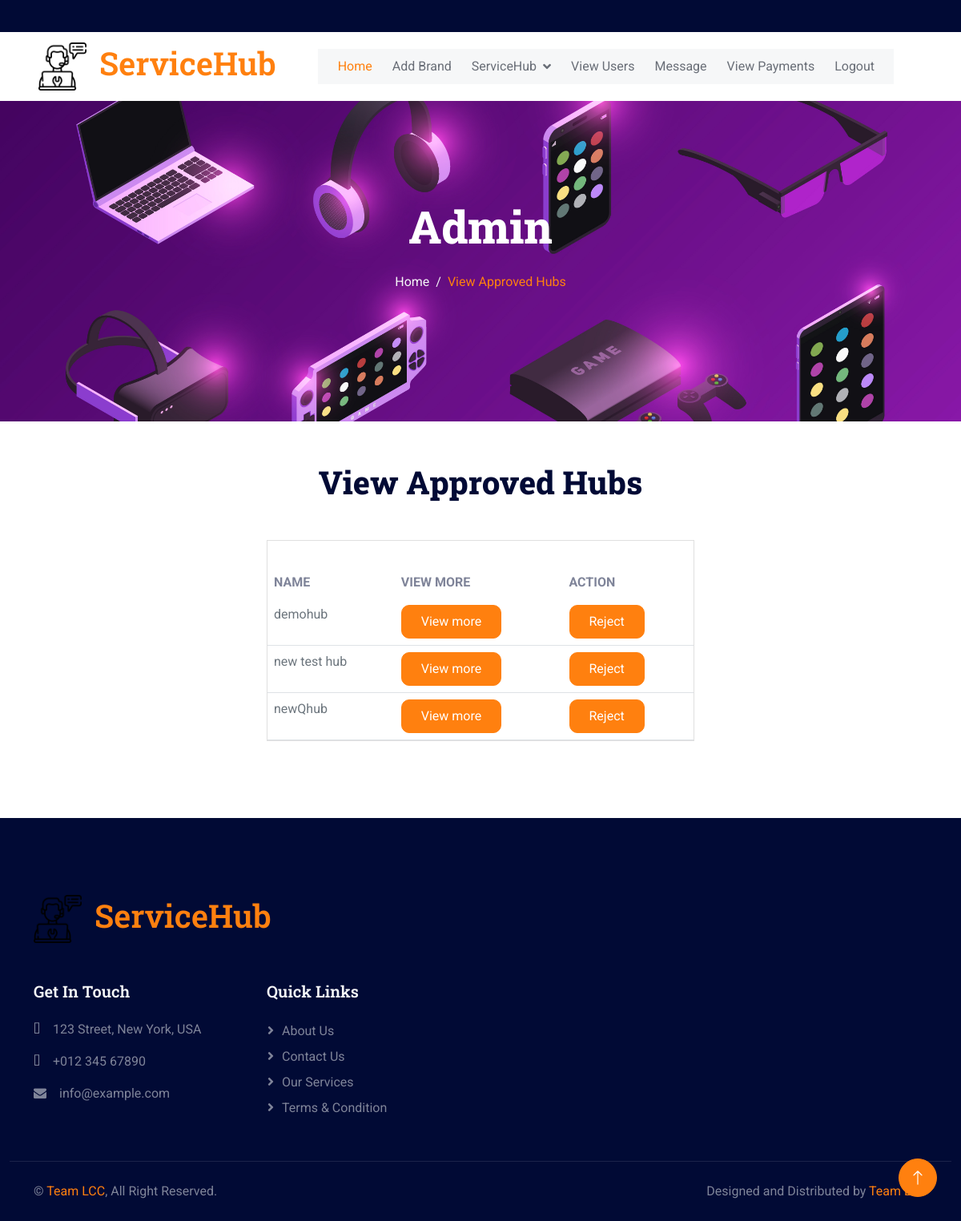
/admin-viewapprovedhubs/, run on the app's committed database.
### servicehub_app/models.py (models this page shows)
class ServicehubReg(models.Model):
    hub_login=models.ForeignKey(Login,on_delete=models.CASCADE)
    hub_name=models.CharField(max_length=30,null=True)
    hub_image=models.ImageField()
    hub_phone=models.CharField(max_length=30,null=True)
    hub_email=models.EmailField(null=True)
    hub_address=models.TextField()
    hub_pin=models.CharField(max_length=30,null=True)
    district=models.CharField(max_length=30)
    hub_licence=models.FileField()

### servicehub_app/views.py (the view)
# urls.py: path('admin-viewapprovedhubs/',views.admin_viewapprovedhubs),
def admin_viewapprovedhubs(request):
    hubs=ServicehubReg.objects.filter(hub_login__is_active=1)
    return render(request,'admin/admin_viewapprovedhubs.html',{"hubs":hubs})

### templates/admin/admin_viewapprovedhubs.html (shortened to what this page needs)
{% extends 'admin/admin_dashboard.html' %}
{% block admin %}
<div class="container-fluid page-header py-5 mb-1 wow fadeIn" data-wow-delay="0.1s" style="height: 400px!important;">
    <div class="container text-center py-5">
        <h1 class="display-4 text-white animated slideInDown mb-4" >Admin</h1>
        <nav aria-label="breadcrumb animated slideInDown">
            <ol class="breadcrumb justify-content-center mb-0">
                <li class="breadcrumb-item"><a href="/admin-dashboard" >Home</a></li>
                <li class="breadcrumb-item active" aria-current="page" >View Approved Hubs</li>
            </ol>
        </nav>
    </div>
</div>
<div class="container-xxl py-5">
    <div class="container">
        <link href="https://maxcdn.bootstrapcdn.com/font-awesome/4.7.0/css/font-awesome.min.css" rel="stylesheet" />
        <div class="container">
        <div class="text-center mx-auto" style="max-width: 500px;">
            <h1 class="display-6 mb-5">View Approved Hubs</h1>
        </div>
        <div class="row">
            <div class="col-md-6 mx-auto">
                <div class="card">
                    <div class="card-body">
                    </div>
                    <div class="table-responsive">
                        <table class="table no-wrap user-table mb-0">
                          <thead>
                            <tr>
                              <th scope="col" class="border-0 text-uppercase font-medium">Name</th>
                              <th scope="col" class="border-0 text-uppercase font-medium">View more</th>
                              <th scope="col" class="border-0 text-uppercase font-medium">Action</th>
                            </tr>
                          </thead>
                          <tbody>
                            {% for hub in hubs %}
                            <tr>
                            <td>
                                <span class="text-muted">{{hub.hub_name}}</span><br>
                            </td>
                              <td>
                                <span class="text-muted">
                                    <a href="/admin-viewsinglehub?hid={{hub.id}}" class="btn btn-primary py-2 px-4" style="border-radius: 10px;">View more</a>
                                </span>
                            </td>
                            <td>
                                <span class="text-muted">
                                    <a href="/admin-rejecteachhub?hid={{hub.id}}" class="btn btn-primary py-2 px-4" style="border-radius: 10px;">Reject</a>
                                </span>
                            </td>
                            </tr>
                            {% endfor %}
                          </tbody>
                        </table>
                    </div>
                </div>
            </div>
        </div>
        </div>
    </div>
</div>
{% endblock admin %}

### static/css/style.css (style rules this page uses)
:root { --primary: #FF800F; --secondary: #001064; --light: #F6F7F8; --dark: #010A35; }
.btn { transition: .5s; }
.btn.btn-primary, .btn.btn-outline-primary:hover, .btn.btn-secondary, .btn.btn-outline-secondary:hover { color: #FFFFFF; }
.page-header { background: linear-gradient(rgba(1, 10, 53, 0), rgba(1, 10, 53, 0)), url(../img/c-1.jpg) center center no-repeat; background-size: cover; background-position: center center; padding-top: 6.25% !important; }
.page-header .breadcrumb-item a, .page-header .breadcrumb-item+.breadcrumb-item::before { color: var(--light); }
.page-header .breadcrumb-item a:hover, .page-header .breadcrumb-item.active { color: var(--primary); }

### data on the page
ServicehubReg: hub_name "demohub"
ServicehubReg: hub_name "new test hub"
ServicehubReg: hub_name "newQhub"
